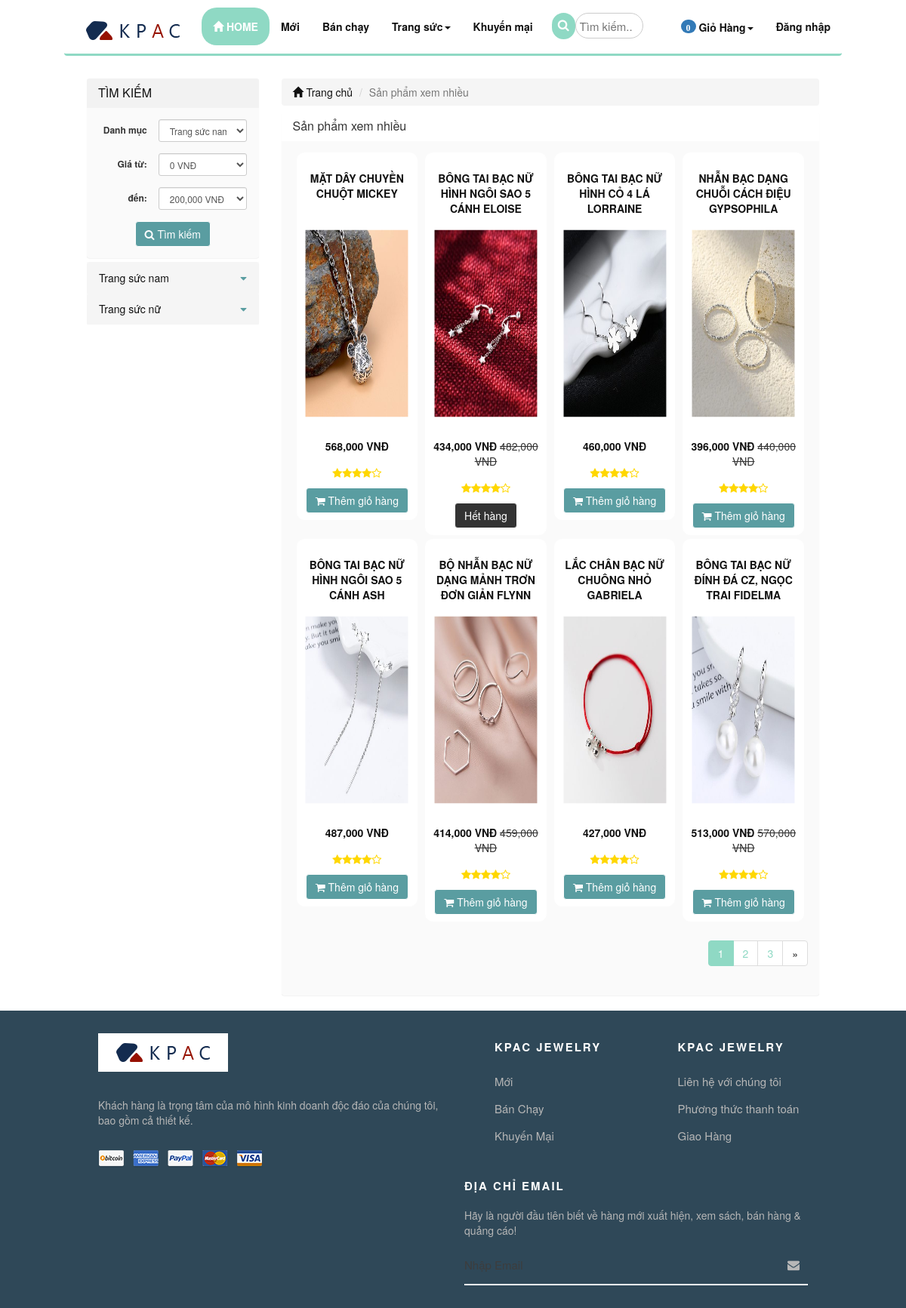
The page /index.php/product/views on the database its author committed.
### tables this page shows
CREATE TABLE `catalog` (
  `id` int(11) NOT NULL,
  `name` varchar(255) NOT NULL,
  `description` varchar(255) DEFAULT NULL,
  `parent_id` int(11) NOT NULL,
  `sort_order` tinyint(4) NOT NULL,
  `created` datetime NOT NULL
);

CREATE TABLE `product` (
  `id` int(255) NOT NULL,
  `catalog_id` int(11) NOT NULL,
  `name` varchar(255) NOT NULL,
  `content` text NOT NULL,
  `price` decimal(15,2) NOT NULL DEFAULT 0.00,
  `discount` int(11) DEFAULT 0,
  `image_link` varchar(100) NOT NULL,
  `image_list` text NOT NULL,
  `view` int(11) NOT NULL DEFAULT 0,
  `buyed` int(255) NOT NULL,
  `rate_total` int(255) NOT NULL DEFAULT 4,
  `rate_count` int(255) NOT NULL DEFAULT 1,
  `created` int(11) NOT NULL
);

### application/controllers/Product.php (called while the page is built, shortened)
<?php
class Product extends MY_Controller {
    public function __construct() {
        parent::__construct();
        $this->load->model('product_model');
        $this->load->model('catalog_model');
        $this->load->model('comment_model');
        $this->load->model('user_model');
        $this->load->model('sizedetail_model');
        $this->load->model('size_model');
        $this->load->model('order_model');
        $this->load->library('form_validation');
        $this->load->helper('form');
        $this->load->library('upload');
        $this->load->library('upload_library');
    }
    public function views() {
        $input = array();
        $input['order'] = array('view', 'DESC');
        $this->load->library('pagination');
        $base_url = base_url('product/views');
        $total = 20;
        $per = 8;
        $uri = 3;
        $config = pagination($base_url, $total, $per, $uri);
        $segment = $this->uri->segment(3);
        $segment = intval($segment);
        $input['limit'] = array($config['per_page'], $segment);
        $product_list = $this->product_model->get_list($input);
        $this->data['product_list'] = $product_list;
        $this->data['temp'] = 'site/product/views';
        $this->data['show_sidebar'] = true;
        $this->load->view('site/layoutsub', $this->data);
    }
}

### index.php (called while the page is built, shortened)
<?php
require_once BASEPATH.'core/CodeIgniter.php';

### application/core/MY_Controller.php (called while the page is built, shortened)
<?php
class MY_Controller extends CI_Controller {
	function __construct()
	{
		$controller = $this->uri->segment(1);
		switch ($controller) {
			default:
				$input = array();
				$input['where'] = array('parent_id' => '1');
				$input['order'] = array('sort_order', 'ASC');
				$catalog = $this->catalog_model->get_list($input);
				break;
		}
	}
}

### application/core/MY_Model.php (called while the page is built, shortened)
<?php if ( ! defined('BASEPATH')) exit('No direct script access allowed');
class MY_Model extends CI_Model {
    var $table = '';
    var $key = 'id';
    var $order = '';
    function query2($sql){
        $rows = $this->db->query($sql);
        return $rows->row();
    }
    function get_list($input = array())
    {
        $query = $this->db->get($this->table);
        return $query->result();
    }
    protected function get_list_set_input($input = array())
    {
        if ((isset($input['where'])) && $input['where'])
        {
            $this->db->where($input['where']);
        }
        if (isset($input['order'][0]) && isset($input['order'][1]))
        {
            $this->db->order_by($input['order'][0], $input['order'][1]);
        }
        else
        {
            $order = ($this->order == '') ? array($this->table.'.'.$this->key, 'desc') : $this->order;
            $this->db->order_by($order[0], $order[1]);
        }
        if (isset($input['limit'][0]) && isset($input['limit'][1]))
        {
            $this->db->limit($input['limit'][0], $input['limit'][1]);
        }
    }
}
?>

### application/views/site/product/views.php (the view)
<div class="col-xs-12 col-sm-9 col-md-9 col-lg-9 clearpaddingr">
    <div class="col-xs-12 col-sm-12 col-md-12 col-lg-12 clearpadding">
        <ol class="breadcrumb">
            <li><a href="<?php echo base_url(); ?>"><span class="glyphicon glyphicon-home" aria-hidden="true"></span> Trang chủ</a></li>
            <li class="active">Sản phẩm xem nhiều</li>
        </ol>
        <div class="panel panel-info">
            <div class="panel-heading" style="text-align: left">
                <h3 class="panel-title">Sản phẩm xem nhiều</h3>
            </div>
            <div class="panel-body">
                <div class="col-xs-12 col-sm-12 col-md-12 col-lg-12 clearpadding">
                    <?php
                    foreach ($product_list as $value) {
                        $name = covert_vi_to_en($value->name);
                        $name = strtolower($name);
                        ?>
                        <div class="col-xs-12 col-sm-6 col-md-3 col-lg-3 re-padding">
                            <div class="product_item">
                                <p class="product_name" ><a href="<?php echo base_url($name . '-p' . $value->id); ?>" ><?php echo $value->name; ?></a></p>
                                <div class="product-image">
                                    <a href="<?php echo base_url($name . '-p' . $value->id); ?>"><img src="<?php echo base_url(); ?>upload/product/<?php echo $value->image_link; ?>" alt="" class=""></a>
                                </div>
                                <?php
                                if ($value->discount > 0) {
                                    $new_price = $value->price - $value->discount;
                                    ?>
                                    <p><span class='price text-right'><?php echo number_format($new_price); ?> VNĐ</span> <del class="product-discount"><?php echo number_format($value->price); ?> VNĐ</del></p>
                                <?php } else { ?>
                                    <p><span class='price text-right'><?php echo number_format($value->price); ?> VNĐ</span></p>
                                    <?php } ?>
                                <p>
                                    <?php $raty_tb = round($value->rate_total / $value->rate_count); ?>
                                    <?php
                                    $i2 = 1;
                                    for ($i2; $i2 <= $raty_tb; $i2++) {
                                        echo '<i class="fa fa-star" style="color:gold"></i>';
                                    }
                                    $i3 = 1;
                                    for ($i3; $i3 <= (5 - $raty_tb); $i3++) {
                                        echo '<i class="fa fa-star-o" style="color: gold"></i>';
                                    }
                                    ?>
                                </p>
                                <?php
                                $query_count = 'SELECT SUM(quantity) As totalproduct FROM sizedetail WHERE product_id = ' . $value->id;
                                $result = $this->sizedetail_model->query2($query_count);
                                $sl = $result->totalproduct;
                                if ($sl > 0) {
                                    ?>
                                    <a href="<?php echo base_url('cart/add/' . $value->id); ?>"><button class='btn btn-info'><span class="fa fa-shopping-cart" aria-hidden="true"></span> Thêm giỏ hàng</button></a>
                                <?php } else { ?>
                                    <a style="pointer-events: none;"><button style="pointer-events: none;background-color: #333; " class='btn btn-info'>Hết hàng</button></a>
    <?php } ?>
                            </div>
                        </div>
                <?php } ?>
                </div>
<?php echo $this->pagination->create_links(); ?>
            </div>
        </div>
    </div>
</div>

### application/views/site/sidebar.php (shortened to what this page needs)
<?php
$catalog_id = isset($catalog_id) ? $catalog_id : NULL;
$price_from = isset($price_from) ? $price_from : NULL;
$price_to = isset($price_to) ? $price_to : NULL;
?>
<div class="col-xs-12 col-sm-3 col-md-3 col-lg-3 clearpaddingl">
    <div class="panel panel-info" style="margin-bottom: 5px;">
        <div class="panel-heading" style="background-color: #f2f2f2;color: #111">
            <h3 class="panel-title">TÌM KIẾM</h3>
        </div>
        <div class="panel-body">
            <form class="form-horizontal text-center" method="post" action="<?php echo base_url('product/search'); ?>">
                <div class="form-group form-group-sm">
                    <label class="col-sm-5 clearpaddingl control-label" for="formGroupInputSmall">Danh mục</label>
                    <div class="col-sm-7" style="padding-left: 0px">
                        <select class="form-control" name="catalog_id">
                            <?php foreach ($catalog as $value) { ?>
                                <option value="<?php echo $value->id; ?>" style='font-weight: bold' <?php if ($value->id == $catalog_id) echo 'selected'; ?>><?php echo $value->name; ?></option>
                    <?php } ?>
                    </select>
                </div>
        </div>
        <div class="form-group form-group-sm">
            <label class="col-sm-5 control-label" for="formGroupInputSmall">Giá từ:</label>
            <div class="col-sm-7" style="padding-left: 0px">
                <select class="form-control" name="price_from">
                    <?php for ($i = 0; $i < 2100000; $i = $i + 200000) { ?>
                        <option value="<?php echo $i ?>" <?php if ($i == $price_from) echo 'selected'; ?>><?php echo number_format($i); ?> VNĐ</option>
                    <?php } ?>
                </select>
            </div>
        </div>
        <div class="form-group form-group-sm">
            <label class="col-sm-5 control-label" for="formGroupInputSmall">đến:</label>
            <div class="col-sm-7" style="padding-left: 0px">
                <select class="form-control" name="price_to">
                    <?php for ($i = 200000; $i < 2100000; $i = $i + 200000) { ?>
                        <option value="<?php echo $i ?>" <?php if ($i == $price_to) echo 'selected'; ?>><?php echo number_format($i); ?> VNĐ</option>
                    <?php } ?>
                </select>
            </div>
        </div>
                <button class="btn btn-info" type="submit" name='submit'><i class="fa fa-search"></i> Tìm kiếm</button>
        </form>
    </div>
</div>
<div class="panel panel-info">
    <div class="panel-body" style="padding:0px">
        <div class="list-group">
            <?php
            foreach ($catalog as $value) {
                $name = covert_vi_to_en($value->name);
                $name = strtolower($name);
                ?>
                <div class="list-group">
                    <button class="list-group-item dropdown-btn">
                        <a href="<?php echo base_url($name . '-c' . $value->id); ?>" class=""><?php echo $value->name; ?></a>
                        <i class="fa fa-caret-down" ></i>
                    </button>
                </div>
            <?php } ?>
        </div>
    </div>
</div>
</div>

### public/site/css/style.css (style rules this page uses)
.clearpadding { padding-left: 0px; padding-right: 0px; }
.clearpaddingl { padding-left: 0px; }
.clearpaddingr { padding-right: 0px; }
.re-padding { padding-right: 5px; padding-left: 5px; }
.panel { margin-bottom: 0px; }
.product_item { border: 1px solid #ffffff; border-radius: 10px; text-align: center; padding-top: 8px; padding-bottom: 8px; margin-bottom: 5px; background-color: #ffffff; }
.dropdown-btn { position: relative; display: block; padding: 10px 15px; margin-bottom: -1px; background-color: #f5f5f5; border: 1px solid #f5f5f5; }
.fa-caret-down { margin-top: 2%; float: right; color: #5A9DA1; }
.product_name { height: 55px; text-transform: uppercase; font-size: 14px; color: #111111; font-weight: bold; }
.price { color: #111111; font-weight: bold; }
.product-image { margin-top:8px; margin-bottom:8px; }
.product-image img { width: 95%; height: 275px; -webkit-transform:scale(0.9); -moz-transform:scale(0.9); -o-transform:scale(0.9); transition: all .4s ease; -webkit-transition: all .4s ease; -moz-transition: all .4s ease; -o-transition: all .4s ease; }
.breadcrumb { margin-bottom: 8px; }
.list-group { margin-bottom: 0px; }

### rows shown on the page
catalog: name "Trang sức nam"
catalog: name "Trang sức nữ"
product: name "MẶT DÂY CHUYỀN CHUỘT MICKEY", image_link (picture), price "568,000", rate_total 4 (drawn)
product: name "BÔNG TAI BẠC NỮ HÌNH NGÔI SAO 5 CÁNH ELOISE", image_link (picture), new_price "434,000", price "482,000", rate_total 4 (drawn), shows "Hết hàng"
product: name "BÔNG TAI BẠC NỮ HÌNH CỎ 4 LÁ LORRAINE", image_link (picture), price "460,000", rate_total 4 (drawn)
product: name "NHẪN BẠC DẠNG CHUỖI CÁCH ĐIỆU GYPSOPHILA", image_link (picture), new_price "396,000", price "440,000", rate_total 4 (drawn)
product: name "BÔNG TAI BẠC NỮ HÌNH NGÔI SAO 5 CÁNH ASH", image_link (picture), price "487,000", rate_total 4 (drawn)
product: name "BỘ NHẪN BẠC NỮ DẠNG MẢNH TRƠN ĐƠN GIẢN FLYNN", image_link (picture), new_price "414,000", price "459,000", rate_total 4 (drawn)
product: name "LẮC CHÂN BẠC NỮ CHUÔNG NHỎ GABRIELA", image_link (picture), price "427,000", rate_total 4 (drawn)
product: name "BÔNG TAI BẠC NỮ ĐÍNH ĐÁ CZ, NGỌC TRAI FIDELMA", image_link (picture), new_price "513,000", price "570,000", rate_total 4 (drawn)

### other values the page prints
$total_items "0"
$this->pagination->create_links() "1 2 3 »"
form field catalog_id "Trang sức nam"
form field price_from "0 VNĐ"
form field price_to "200,000 VNĐ"
